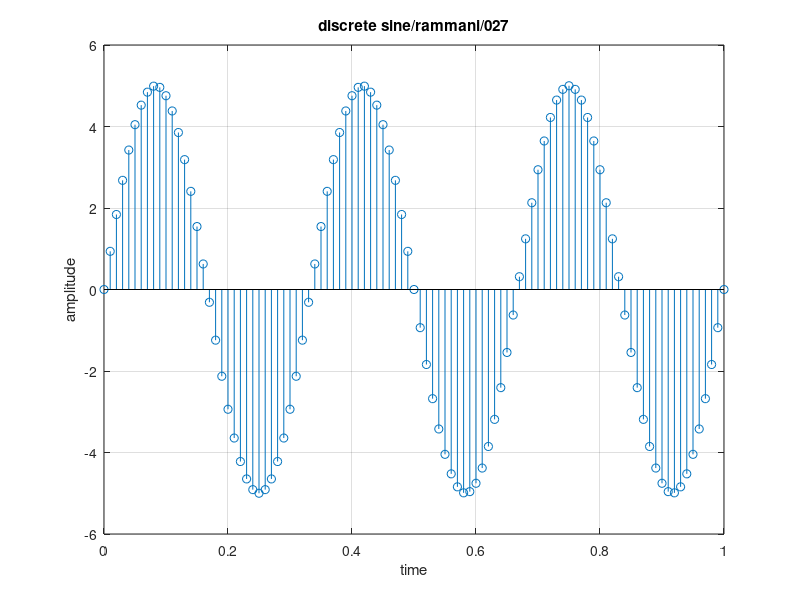

Here is the MATLAB script that generated this plot:
clc
clear all;
a=5;
f=3;
t=0:0.01:1;
x=a*sin(2*pi*f*t);
stem(t,x);
xlabel('time');
ylabel('amplitude');
title('discrete sine/rammani/027');
grid on;
